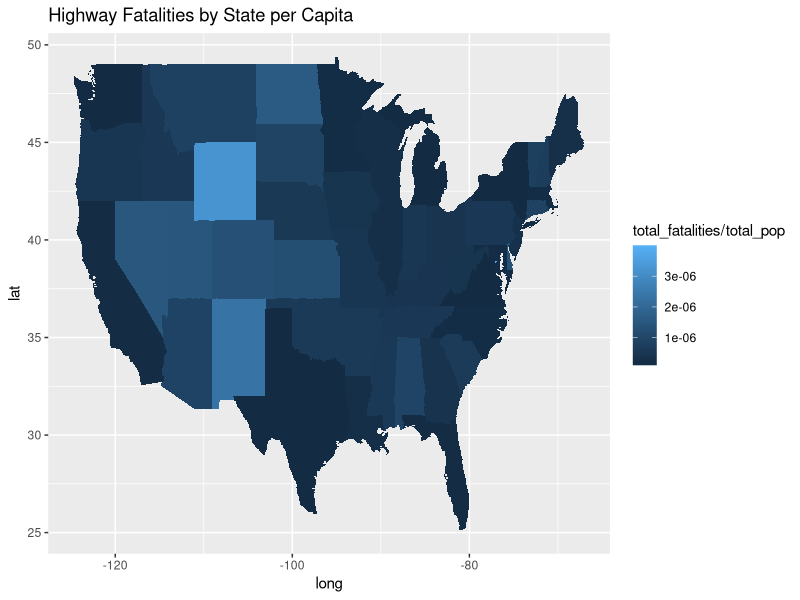
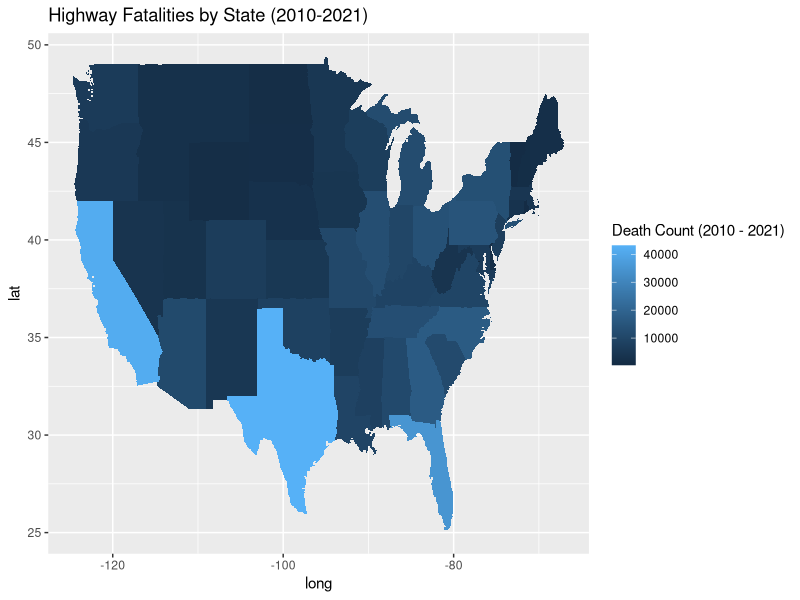
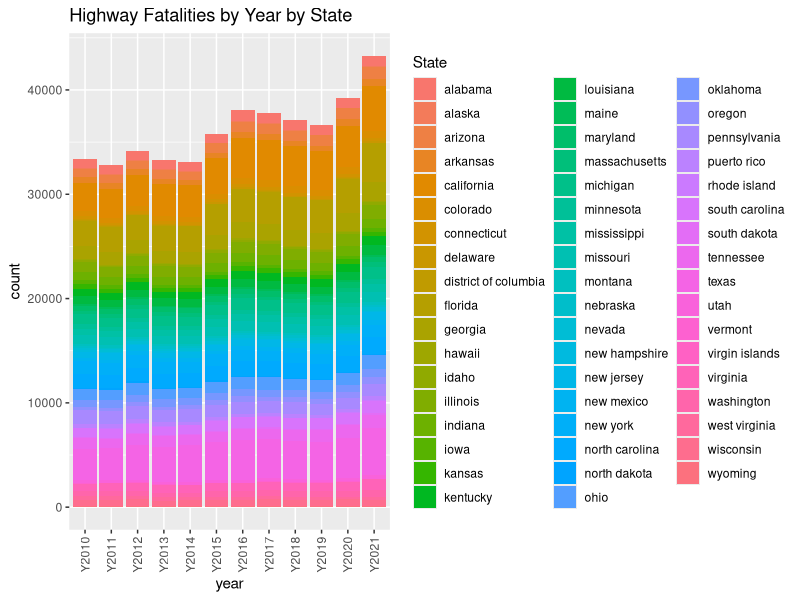
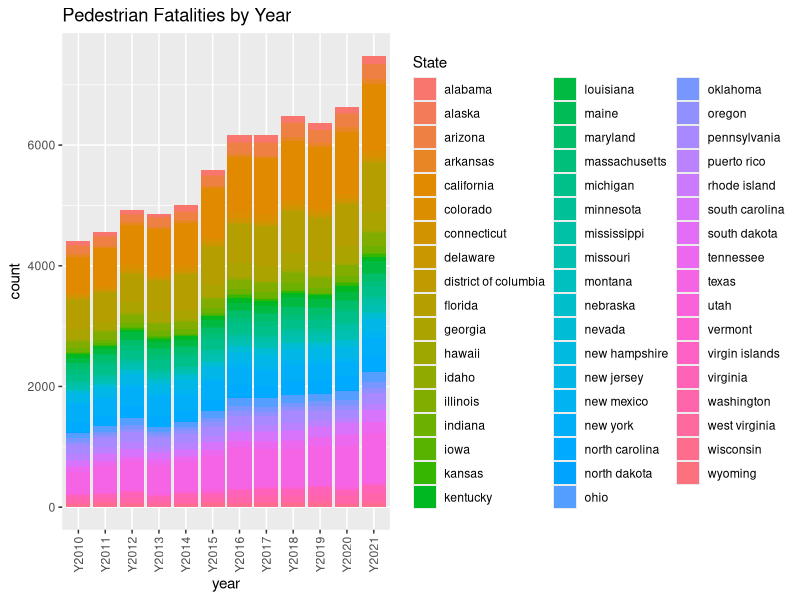
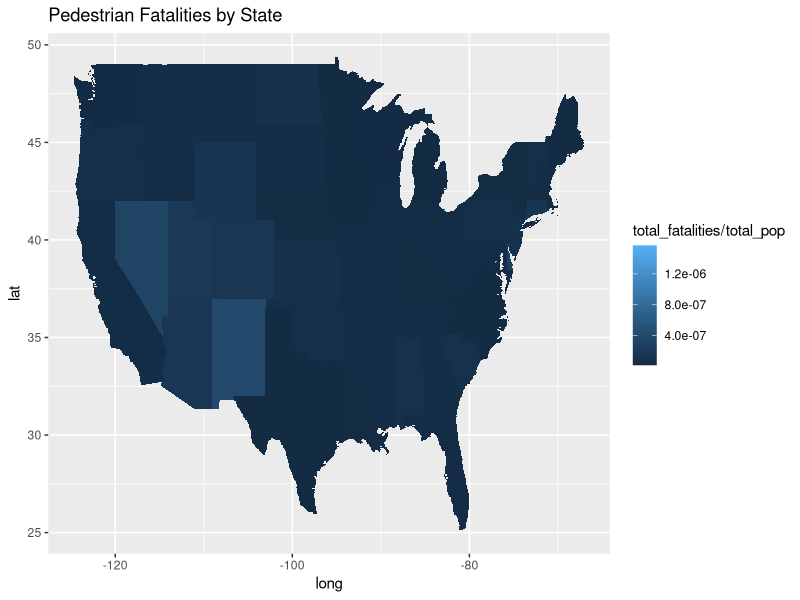
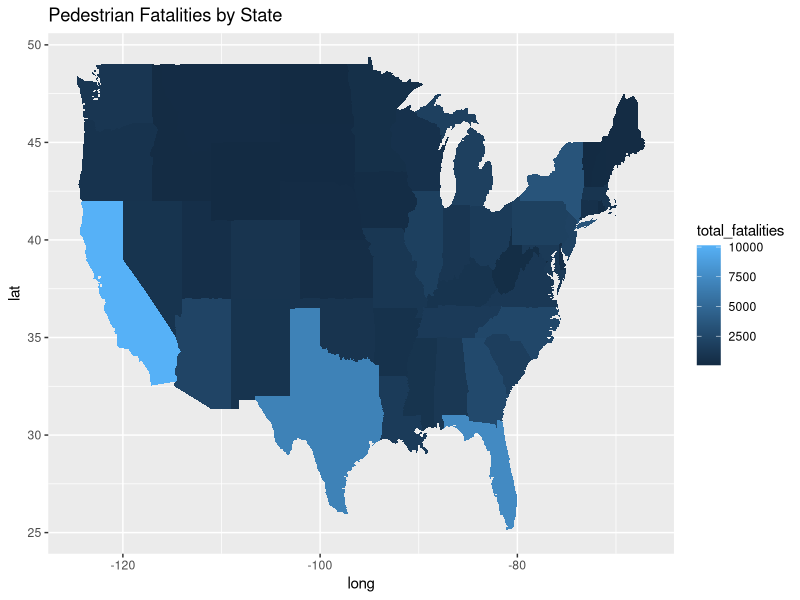
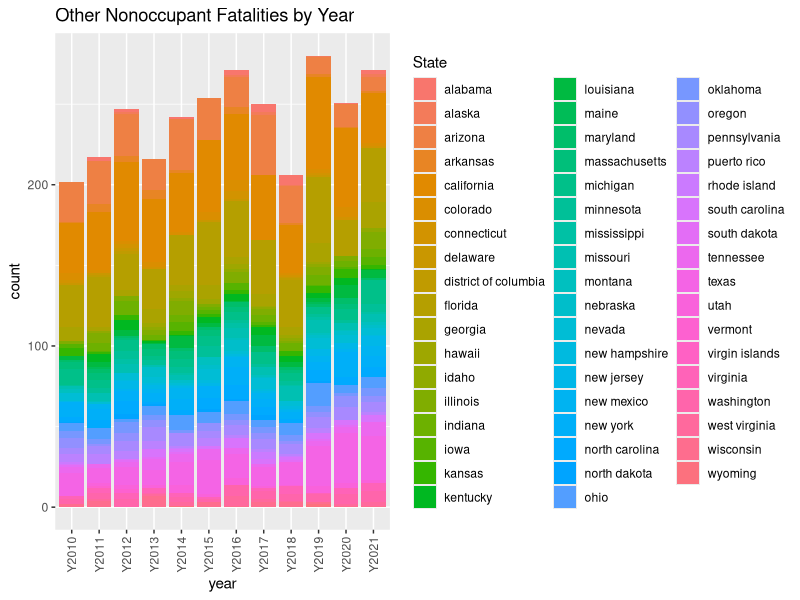
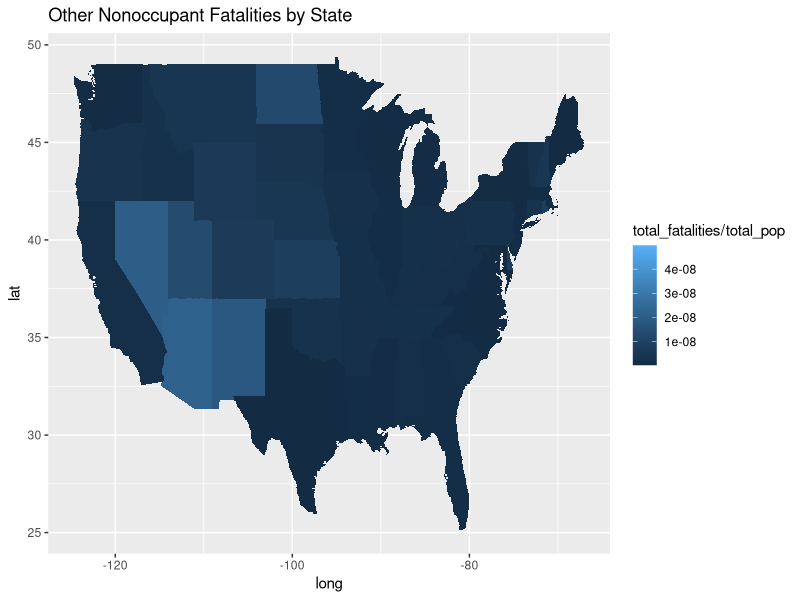

Write the R code that produced these figures, in order.
## ---- chunk 1
knitr::opts_chunk$set(echo = TRUE)
library(tidyverse)
library(dplyr)
## ---- chunk 2
# Datasets being used
hw <- read.csv("hw_fatal.csv")
head(hw)
## ---- chunk 3
# information about data set
summary(hw)
## ---- chunk 4
statePop <- read.csv("state_populations_2010-2021.csv", col.names = c("State", "Y2010","Y2011","Y2012","Y2013","Y2014","Y2015","Y2016","Y2017","Y2018","Y2019","Y2020","Y2021"))
head(statePop)
## ---- chunk 5
# information about dataset
summary(statePop)
## ---- chunk 6
# Cleaning data

## Fixing empty column name for Fatality Type, and making year column names start with a character
hw <-  read.csv("hw_fatal.csv", col.names = c("State","FatalityType","Y2010","Y2011","Y2012","Y2013","Y2014","Y2015","Y2016","Y2017","Y2018","Y2019","Y2020","Y2021","TotalFatalities"))

## Creating a seocnd dataset where there the whole country collectively is not included (just states and territories individually)
states <- hw %>% filter(State != "United States")
states$State <- tolower(states$State) # making joining with the map easier later on
## ---- chunk 7
head(states)

## Parse the fatality by year as a number, and not a character.
states <- states %>%
    mutate (
        Y2010 = parse_number(Y2010),
        Y2011 = parse_number(Y2011),
        Y2012 = parse_number(Y2012),
        Y2013 = parse_number(Y2013),
        Y2014 = parse_number(Y2014),
        Y2015 = parse_number(Y2015),
        Y2016 = parse_number(Y2016),
        Y2017 = parse_number(Y2017),
        Y2018 = parse_number(Y2018),
        Y2019 = parse_number(Y2019),
        Y2020 = parse_number(Y2020),
        Y2021 = parse_number(Y2021),
        TotalFatalities = parse_number(TotalFatalities)
    )
## ---- chunk 8
# information about data set
summary(states)
## ---- chunk 9
# Aadhi

# Initializing stuff
state_map <- map_data("state")

colnames(state_map)[5] <- "State"   # making join easier

states_year <- states %>%        # Organizing by year and the count a numeric to plot
  pivot_longer(cols = Y2010:Y2021, 
               names_to = "year", 
               values_to = "count") %>% 
  mutate(`count` = as.numeric(`count`))

states_pops <- statePop %>%        # Organizing by year and the count a numeric to plot
  pivot_longer(cols = Y2010:Y2021, 
               names_to = "year", 
               values_to = "population") %>% 
  mutate(`population` = as.numeric(`population`))


states_pops$State <- tolower(states_pops$State)

temp_states_old <- left_join(state_map, states_year, by = "State") # making df to plot
temp_states <- left_join(temp_states_old, states_pops, by = c("State", "year"))
## ---- chunk 10

## Construct map of fatalality by state (Roba)

states$region <- tolower(states$State)
state_map2 <- map_data("state")
state_map2 <- states %>% left_join(state_map2, by="region")
head(state_map2)
## ---- chunk 11
# Overall highway fatalities by year and state
temp_states %>%
  filter(FatalityType == "Highway Fatalities") %>% 
  mutate(total_pop = sum(population), .by = State) %>%
  mutate(total_fatalities = TotalFatalities, .by = State) %>% 
  ggplot(aes(x = long, y = lat)) + 
  geom_polygon(aes(group = group, fill = total_fatalities / total_pop)) + 
  ggtitle("Highway Fatalities by State per Capita")

state_map2 %>% filter(FatalityType == "Highway Fatalities") %>% 
    mutate(total_fatalities = TotalFatalities, .by = State) %>%   
    ggplot(aes(x = long, y = lat)) + 
    geom_polygon(aes(group=group, fill = total_fatalities)) +
    scale_fill_continuous(name = "Death Count (2010 - 2021)") +
    ggtitle("Highway Fatalities by State (2010-2021)")

states_year %>% 
  filter(FatalityType == "Highway Fatalities") %>% 
  ggplot(aes(x = year, y = count, fill = State)) + 
  geom_col(space=1) + 
  ggtitle("Highway Fatalities by Year by State") +
  theme(axis.text.x = element_text(angle = 90, vjust = 0.5, hjust=1))

## ---- chunk 12
# Aadhi

# Pedestrian Fatalities by Year
states_year %>% 
  filter(FatalityType == "Pedestrian Fatalities") %>% 
  ggplot(aes(x = year, y = count, fill = State)) + 
  geom_col() + 
  ggtitle("Pedestrian Fatalities by Year") +
  theme(axis.text.x = element_text(angle = 90, vjust = 0.5, hjust=1))

# Pedestrian Fatalities by State
temp_states %>% 
  filter(FatalityType == "Pedestrian Fatalities") %>% 
   mutate(total_pop = sum(population), .by = State) %>%
  mutate(total_fatalities = TotalFatalities, .by = State) %>% 
  ggplot(aes(x = long, y = lat)) + 
  geom_polygon(aes(group = group, fill = total_fatalities / total_pop)) + 
  ggtitle("Pedestrian Fatalities by State")

# Pedestrian Fatalities by State per capita
temp_states %>% 
  filter(FatalityType == "Pedestrian Fatalities") %>% 
  mutate(total_fatalities = TotalFatalities, .by = State) %>% 
  ggplot(aes(x = long, y = lat)) + 
  geom_polygon(aes(group = group, fill = total_fatalities)) + 
  ggtitle("Pedestrian Fatalities by State")



# Other Nonoccupant Fatalities by Year
states_year %>% 
  filter(FatalityType == "Other Nonoccupant Fatalities") %>% 
  ggplot(aes(x = year, y = count, fill = State)) + 
  geom_col() + 
  ggtitle("Other Nonoccupant Fatalities by Year") +
  theme(axis.text.x = element_text(angle = 90, vjust = 0.5, hjust=1))

# Other Nonoccupant Fatalities by State

temp_states %>% 
  filter(FatalityType == "Other Nonoccupant Fatalities") %>% 
  mutate(total_pop = sum(population), .by = State) %>%
  mutate(total_fatalities = TotalFatalities, .by = State) %>% 
  ggplot(aes(x = long, y = lat)) + 
  geom_polygon(aes(group = group, fill = total_fatalities / total_pop)) + 
  ggtitle("Other Nonoccupant Fatalities by State")

temp_states %>% 
  filter(FatalityType == "Other Nonoccupant Fatalities") %>% 
  mutate(total_fatalities = TotalFatalities, .by = State) %>% 
  ggplot(aes(x = long, y = lat)) + 
  geom_polygon(aes(group = group, fill = total_fatalities)) + 
  ggtitle("Other Nonoccupant Fatalities by State")

# Other Vehicle Fatalities by Year
states_year %>% 
  filter(FatalityType == "Other Vehicle Fatalities") %>% 
  ggplot(aes(x = year, y = count, fill = State)) + 
  geom_col() + 
  ggtitle("Other Vehicle Fatalities by Year") +
  theme(axis.text.x = element_text(angle = 90, vjust = 0.5, hjust=1))

# Other Vehicle Fatalities by State
temp_states %>% 
  filter(FatalityType == "Other Vehicle Fatalities") %>% 
  mutate(total_pop = sum(population), .by = State) %>%
  mutate(total_fatalities = TotalFatalities, .by = State) %>% 
  ggplot(aes(x = long, y = lat)) + 
  geom_polygon(aes(group = group, fill = total_fatalities / total_pop)) + 
  ggtitle("Other Vehicle Fatalities by State")

temp_states %>% 
  filter(FatalityType == "Other Vehicle Fatalities") %>% 
  mutate(total_fatalities = TotalFatalities, .by = State) %>% 
  ggplot(aes(x = long, y = lat)) + 
  geom_polygon(aes(group = group, fill = total_fatalities)) + 
  ggtitle("Other Vehicle Fatalities by State")
## ---- chunk 13
# Conor

# Pickup Truck Fatalities by Year (Conor)

states_year %>% 
  filter(FatalityType == "Pickup Truck Fatalities") %>% 
  ggplot(aes(x = year, y = count)) + 
  geom_col() + 
  ggtitle("Pickup Truck Fatalities by Year") +
  theme(axis.text.x = element_text(angle = 90, vjust = 0.5, hjust=1))
 
# Pickup Truck Fatalities by State (Conor)

temp_states %>% 
  filter(FatalityType == "Pickup Truck Fatalities") %>% 
  mutate(total_pop = sum(population), .by = State) %>%
  mutate(total_fatalities = TotalFatalities, .by = State) %>% 
  ggplot(aes(x = long, y = lat)) + 
  geom_polygon(aes(group = group, fill = total_fatalities / total_pop)) + 
  ggtitle("Pickup Truck Fatalities by State")

temp_states %>% 
  filter(FatalityType == "Pickup Truck Fatalities") %>% 
  mutate(total_fatalities = TotalFatalities, .by = State) %>% 
  ggplot(aes(x = long, y = lat)) + 
  geom_polygon(aes(group = group, fill = total_fatalities)) + 
  ggtitle("Pickup Truck Fatalities by State")

# Van Fatalities by Year (Conor)

states_year %>% 
  filter(FatalityType == "Van Fatalities") %>% 
  ggplot(aes(x = year, y = count)) + 
  geom_col() + 
  ggtitle("Van Fatalities by Year") +
  theme(axis.text.x = element_text(angle = 90, vjust = 0.5, hjust=1))

# Van Fatalities by State (Conor)

temp_states %>% 
  filter(FatalityType == "Van Fatalities") %>% 
  mutate(total_pop = sum(population), .by = State) %>%
  mutate(total_fatalities = TotalFatalities, .by = State) %>% 
  ggplot(aes(x = long, y = lat)) + 
  geom_polygon(aes(group = group, fill = total_fatalities / total_pop)) + 
  ggtitle("Van Fatalities by State")

temp_states %>% 
  filter(FatalityType == "Van Fatalities") %>% 
  mutate(total_fatalities = TotalFatalities, .by = State) %>% 
  ggplot(aes(x = long, y = lat)) + 
  geom_polygon(aes(group = group, fill = total_fatalities)) + 
  ggtitle("Van Fatalities by State")

# Other Light Truck Fatalities by Year (Conor)

states_year %>% 
  filter(FatalityType == "Other Light Truck Fatalities") %>% 
  ggplot(aes(x = year, y = count)) + 
  geom_col() + 
  ggtitle("Other Light Truck Fatalities by Year") +
  theme(axis.text.x = element_text(angle = 90, vjust = 0.5, hjust=1))

# Other Light Truck Fatalities by State (Conor)

temp_states %>% 
  filter(FatalityType == "Other Light Truck Fatalities") %>% 
  mutate(total_pop = sum(population), .by = State) %>% 
  mutate(total_fatalities = TotalFatalities, .by = State) %>% 
  ggplot(aes(x = long, y = lat)) + 
  geom_polygon(aes(group = group, fill = total_fatalities / total_pop)) + 
  ggtitle("Other Light Truck Fatalities by State")

temp_states %>% 
  filter(FatalityType == "Other Light Truck Fatalities") %>% 
  mutate(total_fatalities = TotalFatalities, .by = State) %>% 
  ggplot(aes(x = long, y = lat)) + 
  geom_polygon(aes(group = group, fill = total_fatalities)) + 
  ggtitle("Other Light Truck Fatalities by State")

# Motorcycle Fatalities by Year (Conor)

states_year %>% 
  filter(FatalityType == "Motorcycle Fatalities") %>% 
  ggplot(aes(x = year, y = count)) + 
  geom_col() + 
  ggtitle("Motorcycle Fatalities by Year") +
  theme(axis.text.x = element_text(angle = 90, vjust = 0.5, hjust=1))

# Motorcycle Fatalities by State (Conor)

temp_states %>% 
  filter(FatalityType == "Motorcycle Fatalities") %>% 
  mutate(total_pop = sum(population), .by = State) %>%
  mutate(total_fatalities = TotalFatalities, .by = State) %>% 
  ggplot(aes(x = long, y = lat)) + 
  geom_polygon(aes(group = group, fill = total_fatalities / total_pop)) + 
  ggtitle("Motorcycle Fatalities by State")

temp_states %>% 
  filter(FatalityType == "Motorcycle Fatalities") %>% 
  mutate(total_fatalities = TotalFatalities, .by = State) %>% 
  ggplot(aes(x = long, y = lat)) + 
  geom_polygon(aes(group = group, fill = total_fatalities)) + 
  ggtitle("Motorcycle Fatalities by State")


## ---- chunk 14
# Daniel

# Bus Fatalities by year per state
states_year %>% 
  filter(FatalityType == "Bus Fatalities") %>% 
  ggplot(aes(x = year, y = count, fill = State)) + 
  geom_col(space=1) + 
  ggtitle("Bus Fatalities by Year") +
  theme(axis.text.x = element_text(angle = 90, vjust = 0.5, hjust=1))

temp_states %>%
  filter(FatalityType == "Bus Fatalities") %>% 
  mutate(total_pop = sum(population), .by = State) %>%
  mutate(total_fatalities = TotalFatalities, .by = State) %>% 
  ggplot(aes(x = long, y = lat)) + 
  geom_polygon(aes(group = group, fill = total_fatalities / total_pop)) + 
  ggtitle("Bus Fatalities by State")

temp_states %>%
  filter(FatalityType == "Bus Fatalities") %>% 
  mutate(total_fatalities = TotalFatalities, .by = State) %>% 
  ggplot(aes(x = long, y = lat)) + 
  geom_polygon(aes(group = group, fill = total_fatalities)) + 
  ggtitle("Bus Fatalities by State")


# Large Truck Fatalities by year per state
states_year %>% 
  filter(FatalityType == "Large Truck Fatalities") %>% 
  ggplot(aes(x = year, y = count, fill = State)) + 
  geom_col(space=1) + 
  ggtitle("Large Truck Fatalities by Year") +
  theme(axis.text.x = element_text(angle = 90, vjust = 0.5, hjust=1))

temp_states %>%
  filter(FatalityType == "Large Truck Fatalities") %>% 
  mutate(total_pop = sum(population), .by = State) %>%
  mutate(total_fatalities = TotalFatalities, .by = State) %>% 
  ggplot(aes(x = long, y = lat)) + 
  geom_polygon(aes(group = group, fill = total_fatalities / total_pop)) + 
  ggtitle("Large Truck Fatalities by State")

temp_states %>%
  filter(FatalityType == "Large Truck Fatalities") %>% 
  mutate(total_fatalities = TotalFatalities, .by = State) %>% 
  ggplot(aes(x = long, y = lat)) + 
  geom_polygon(aes(group = group, fill = total_fatalities)) + 
  ggtitle("Large Truck Fatalities by State")

# Pedalcyclist Fatalities by year per state
states_year %>% 
  filter(FatalityType == "Pedalcyclist Fatalities") %>% 
  ggplot(aes(x = year, y = count, fill = State)) + 
  geom_col(space=1) + 
  ggtitle("Pedalcyclist Fatalities by Year") +
  theme(axis.text.x = element_text(angle = 90, vjust = 0.5, hjust=1))

temp_states %>%
  filter(FatalityType == "Pedalcyclist Fatalities") %>% 
  mutate(total_pop = sum(population), .by = State) %>%
  mutate(total_fatalities = TotalFatalities, .by = State) %>% 
  ggplot(aes(x = long, y = lat)) + 
  geom_polygon(aes(group = group, fill = total_fatalities / total_pop)) + 
  ggtitle("Pedalcyclist Fatalities by State per Capita")

temp_states %>%
  filter(FatalityType == "Pedalcyclist Fatalities") %>% 
  mutate(total_fatalities = TotalFatalities, .by = State) %>% 
  ggplot(aes(x = long, y = lat)) + 
  geom_polygon(aes(group = group, fill = total_fatalities)) + 
  ggtitle("Pedalcyclist Fatalities by State")

## ---- chunk 15
# Roba
  
temp_states %>%
  filter(FatalityType == "Passenger Car Fatalities") %>% 
  mutate(total_pop = sum(population), .by = State) %>%
  mutate(total_fatalities = TotalFatalities, .by = State) %>% 
  ggplot(aes(x = long, y = lat)) + 
  geom_polygon(aes(group = group, fill = total_fatalities / total_pop)) + 
  ggtitle("Passenger Car Fatalities by State per Capita")

state_map2 %>% filter(FatalityType == "Passenger Car Fatalities") %>%
    mutate(total_fatalities = TotalFatalities, .by = State) %>%    
    ggplot(aes(x = long, y = lat)) + 
    geom_polygon(aes(group=group, fill = total_fatalities)) +
    scale_fill_continuous(name = "Death Count (2010 - 2021)") +
    ggtitle("Passenger Car Fatalities by State")

temp_states %>%
  filter(FatalityType == "SUV Fatalities") %>% 
  mutate(total_pop = sum(population), .by = State) %>%
  mutate(total_fatalities = TotalFatalities, .by = State) %>% 
  ggplot(aes(x = long, y = lat)) + 
  geom_polygon(aes(group = group, fill = total_fatalities / total_pop)) + 
  ggtitle("SUV Fatalities by State per Capita")

state_map2 %>% filter(FatalityType == "SUV Fatalities") %>% 
    mutate(total_fatalities = TotalFatalities, .by = State) %>%    
    ggplot(aes(x = long, y = lat)) + 
    geom_polygon(aes(group=group, fill = total_fatalities)) +
    scale_fill_continuous(name = "Death Count (2010 - 2021)") +
    ggtitle("SUV Fatalities by State")

## Construct map of fatalality by year

state_map_year <- states %>% 
  pivot_longer(cols = Y2010:Y2021, 
               names_to = "year", 
               values_to = "count") %>% 
  mutate(`count` = as.numeric(`count`))

state_map_year %>% 
  filter(FatalityType == "Highway Fatalities") %>% 
  ggplot(aes(x = year, y = count)) + 
  geom_col() + 
  ggtitle("Highway Fatalities by Year")

state_map_year %>% 
  filter(FatalityType == "Passenger Car Fatalities") %>% 
  ggplot(aes(x = year, y = count)) + 
  geom_col() + 
  ggtitle("Passenger Car Fatalities by Year")

state_map_year %>% 
  filter(FatalityType == "SUV Fatalities") %>% 
  ggplot(aes(x = year, y = count)) + 
  geom_col() + 
  ggtitle("SUV Fatalities by Year")

state_map2 %>% filter(FatalityType == "Other Nonoccupant Fatalities") %>% 
    mutate(total_fatalities = TotalFatalities, .by = State) %>%    
    ggplot(aes(x = long, y = lat)) + 
    geom_polygon(aes(group=group, fill = total_fatalities)) +
    scale_fill_continuous(name = "Death Count (2010 - 2021)") +
    ggtitle("Other Nonoccupant Fatalities by State")
## ---- chunk 16



